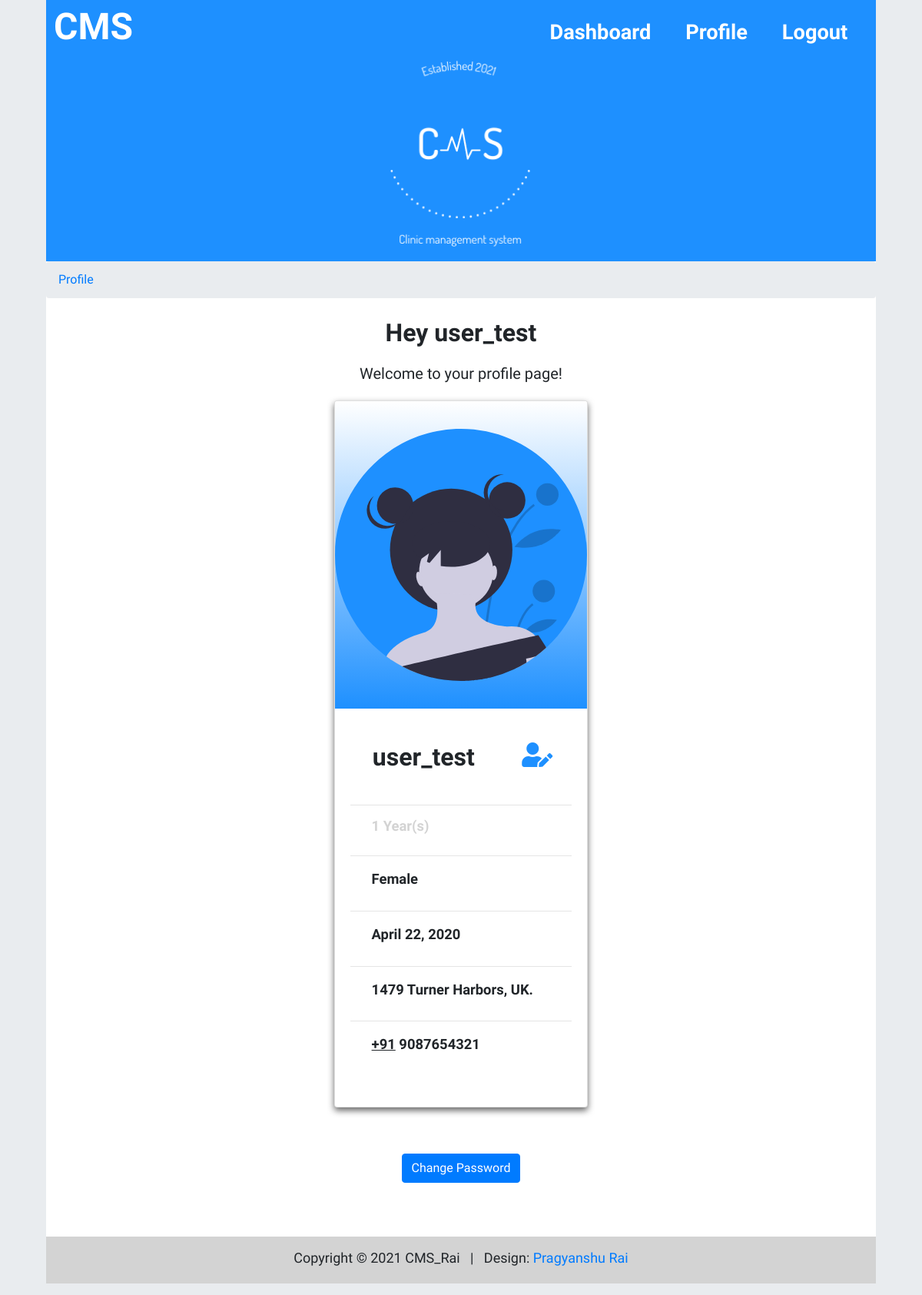
The page /profile (signed in) on the database as committed earlier.
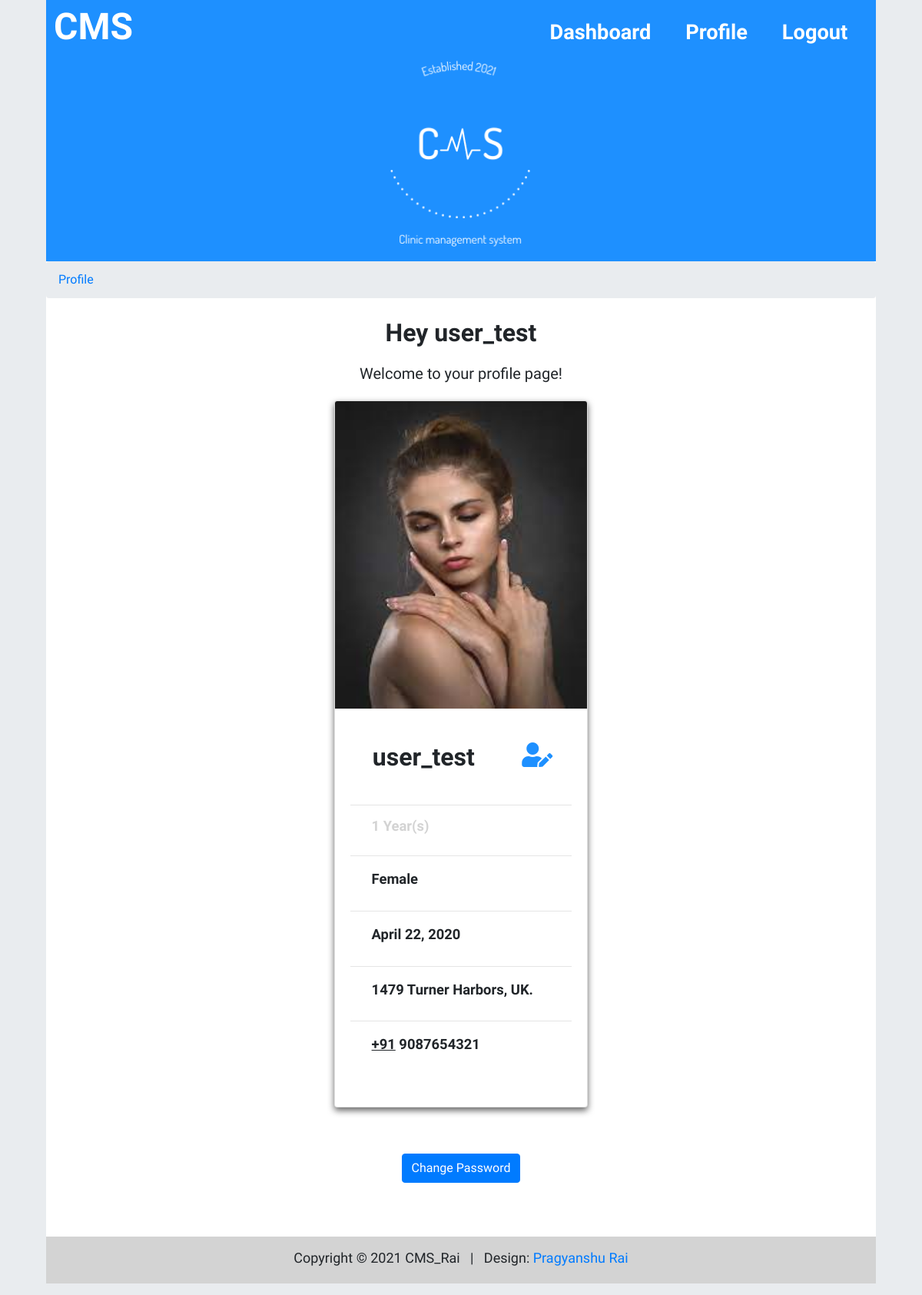
The same page on the database as committed later.
### cms/models.py (models this page shows, shortened)
class Contact(models.Model):
    user = models.OneToOneField(User, on_delete=models.CASCADE)
    gender = models.CharField(max_length=10, default="other")
    dob = models.DateField(auto_now_add=False, auto_now=False, blank=True)
    address = models.CharField(max_length=80)
    phone = models.CharField(max_length=11)
    profile_pic = models.ImageField(null=True, default="null", upload_to="profile_pics")

### cms/views.py (the view)
# urls.py: path('profile', views.profile, name='profile'),
def profile(request):
    global stuff
    modifySession(request)
    if request.user.is_authenticated == True:
        stuff['contact'] = Contact.objects.get(user=request.user)
        stuff['age'] = age(to_date(str(stuff['contact'].dob)))
        if request.method == "POST":
            check = updateContact(request.POST, request.FILES, instance=stuff['contact'])
            if check.is_valid():
                check.save()
                stuff['warning'] = False
                messages.info(request, "  User Profile Updated Successfully")
            else:
                stuff['warning'] = True
                messages.info(request, "  User Profile Update Failed")
        else:
            fresh = stuff.get("fresh-login", False)
            if fresh:
                messages.info(request, "  logged in")
                stuff['warning'] = False
                stuff['fresh-login'] = False
            else:
                stuff['show'] = False
        form = updateContact(instance=stuff['contact'])
        stuff['form'] = form
        return render(request, 'cms/profile.html', stuff)
    return redirect('login')

### cms/models.py (called while the page is built)
def to_date(date):
    if type(date) == str:
        date = date.replace(" ", "")
        date = list(map(int, date.split("-")))
        date = datetime.date(date[0], date[1], date[2])
    return date

def age(dob):
    today = datetime.date.today()
    if today.month == dob.month:
        return str(today.day - dob.day)+" Day(s)"
    if today.year == dob.year:
        return str(today.month - dob.month)+" Month(s)"
    return str(today.year - dob.year - ((today.month, today.day) < (dob.month, dob.day)))+" Year(s)"

### cms/viewsUtil.py (called while the page is built)
def modifySession(request):
    if 'user' not in request.session:
        auth.logout(request)
        print("logout")
        return False
    request.session.modified = True
    return request

### templates/cms/profile.html (shortened to what this page needs)
{% extends 'cms/base.html' %}
{% load static %}
            {% block breadcrumbs %}
                <li><a href="{% url 'profile' %}">Profile</a></li>
            {% endblock %}
{% block main_block %}
   <main class="main-body">
	    <header class="row welcome-section">
            <div class="col-lg-12 text-center contain">
				<h2><strong>Hey {{user.first_name}}</strong></h2>
            </div>
            <div class="col-lg-1">
            </div>
            <div class="col-lg-10 text-center">
		    <p class="main-content">Welcome to your profile page!</p>
            </div>
            <div class="col-lg-1">
            </div>
	    </header>
		<div class="container-fluid">
            <div class="row">
                <div class="col-lg-4">
                </div>
                <div class="col-lg-4">
                    <div class="card pointer">
                        {% if "null" not in contact.profile_pic %}
                            <img src="{{ contact.profile_pic.url }}" class="card-img-top" height="400px;" alt="profile picture">
                        {% else %}
                        {% if gender == "Male" %}
                            <img src="{% static 'cms/img/male_avatar.svg' %}" class="card-img-top gradient" height="400px;"/>
                        {% else %}
                            <img src="{% static 'cms/img/female_avatar.svg' %}" class="card-img-top gradient" height="400px;"/>
                        {% endif %}
                        {% endif %}
                        <div class="card-body">
                            <div class="top">
                                <h2 class="card-title-prof pointer" ><b>{{user.first_name}}</b></h2>
                                <a class="card-icon fas fa-user-edit side-header dodger pointer" data-toggle="modal" data-target="#cancelModal" title="update profile"></a>
                            </div>
                            <hr>
                            <h4 class="card-text-prof bg-fade pointer" >{{age}}</h4>
                            <hr>
                            <p class="card-text-prof bio pointer" >{{contact.gender}}</p>
                            <hr>
                            <p class="card-text-prof bio pointer" ><b>{{contact.dob}}</b></p>
                            <hr>
                            <p class="card-text-prof bio pointer" >{{contact.address}}</p>
                            <hr>
                            <p class="card-text-prof bio pointer" ><b> <u>+91</u>&nbsp;{{contact.phone}}</b></p>
                        </div>
                    </div>
                </div>
            </div>
        <div class="space"></div>
        <div class="container-fluid">
            <div class="row">
                <div class="col-lg-4">
                </div>
                <div class="col-lg-4 text-center">
                    <a class="btn btn-primary" href="{% url 'forgot' %}">Change Password</a>
                </div>
            </div>
        </div>
    </main>
{% endblock %}

### templates/cms/base.html (shortened to what this page needs)
{% load static %}
<!DOCTYPE html>
<html lang="en">
<head>
    <link rel="stylesheet" href="https://cdn.jsdelivr.net/npm/bootstrap@4.6.0/dist/css/bootstrap.min.css"
>
    <link rel="stylesheet" href="https://use.fontawesome.com/releases/v5.7.0/css/all.css"
>
    <link rel="stylesheet" href="https://cdnjs.cloudflare.com/ajax/libs/font-awesome/4.7.0/css/font-awesome.min.css">
    <link href="{% static 'cms/css/style.css' %}" rel="stylesheet" />
</head>
{% if user.is_authenticated %}
<body class="container-auto-mid" onload="main();">
    {% else %}
    <body class="container-auto-mid">
        {% endif %}
        <nav class="navbar navbar-expand-md">
            <a href="#" class="navbar-brand brand-name" onclick="logoAnimate();" data-toggle="tooltip" dataplacement="right">
                <h1 style="color:white;" title="Click to watch an amazing animation"><strong>CMS</strong></h1>
            </a>
            <ul class="navbar-nav list-unstyled justify-content-end">
                {% if user.is_authenticated %}
                <li class="nav-item nav-link navbar-right">
                    <div class="link">
                        <div class="line">
                        </div>
                        <a href="{% url 'dashboard' %}"><b>
                                <h3><span> Dashboard </span> </h3>
                            </b></a>
                    </div>
                </li>
                <li class="nav-item nav-link navbar-right">
                    <div class="link">
                        <div class="line">
                        </div>
                        <a href="{% url 'profile' %}"><b>
                                <h3><span> Profile </span> </h3>
                            </b></a>
                    </div>
                </li>
                <li class="nav-item nav-link navbar-right">
                    <div class="link">
                        <div class="line">
                        </div>
                        <a href="{% url 'logout' %}" data-target="#logoutModal" data-toggle="modal"><b>
                                <h3><span> Logout</span> </h3>
                            </b></a>
                    </div>
                </li>
                {% endif %}
            </ul>
        </nav>
        <div class="page-header">
            <div class="header">
                <img src="{% static 'cms/img/CMS_dodgerblue.png' %}" width="200px;" class=" cms_logo " />
            </div>
        </div>
        <div class="full-width">
            <ol class="breadcrumb">
                {% block breadcrumbs %}
                {% endblock %}
            </ol>
        </div>
        {% block main_block %}
        {% endblock %}
        <div class="space"></div>
        <div class="footer">
            <footer class="text-center">
                <p class="footer-body">Copyright &copy; 2021 CMS_Rai &nbsp;
                    | &nbsp; Design: <a rel="nofollow" class="link" href="{% url 'aboutme' %}">Pragyanshu Rai</a></p>
            </footer>
        </div>
    </body>
</html>

### static/cms/css/style.css (style rules this page uses)
html { scroll-behavior: smooth; background-color: #e9ecef; }
body { font-family: 'Ubuntu', sans-serif; }
.container-auto-mid { max-width: 90%; margin: 0 auto; }
h1 { font-size: 3rem; }
h3 { font-size: 1.7rem; font-weight: bold; }
a { margin: 0 auto; }
.space { height: 40px; }
.navbar-expand-md .navbar-nav .nav-link { padding-right: 2.3rem; }
.navbar { padding: 0; margin-top: -15px; margin-bottom: 0; background: #1e90ff; }
.navbar-brand { margin-left: 10px; margin-top: 1rem; }
.navbar-nav { width: 100%; }
.nav-link a { text-decoration: none; color: white; margin-left: 20px; margin-right: 20px; text-align: center; }
.link { cursor: pointer; }
.line { min-height: 2rem; }
.link { margin: 0; }
.nav-link a { margin-left: 0%; margin-right: 0%; }
.side-header { font-size: 30px; }
.header { text-align: center; }
.page-header { margin-top: -10px; width: 100%; background: #1e90ff; color: white; }
.cms_logo { margin-bottom: 10px; }
.dodger { color: #1e90ff; }
.full-width { width: 100%; }
.welcome-section { margin-left: 1.5%; margin-right: 1.5%; width: 97%; margin-bottom: 10px; margin-top: 10px; }
.col-lg-4 { margin-bottom: 20px; }
.card { box-shadow: 0 4px 8px 0 #666; margin-bottom: 20px; height: 100%; transition: 0.3s; }
.pointer { cursor: pointer; }
.bio { font-size: 20px; }
.bg-fade { color: lightgray; }
.text-center { text-align: center; }
.main-content { margin: 10px; font-size: 20px; }
.main-body { margin-bottom: 10px; }
.footer { font-size: large; padding: 4px; background: lightgray; }
.footer-body { margin-top: 10px; }
.top { width: 100%; max-width: 100%; display: flex; }
.card-icon { font-size: 2rem; width: 20%; margin: 0 auto; }
.card-title-prof { font-size: 2rem; font-weight: 600; padding-left: 0.9em; padding-bottom: .6em; width: 75%; }
.card-text-prof { font-size: 1.15rem; font-weight: 600; padding-left: 1.5em; padding-bottom: .6em; }

Rows that differ between the two databases and show on the page:
changed Contact "Female": profile_pic: picture added
